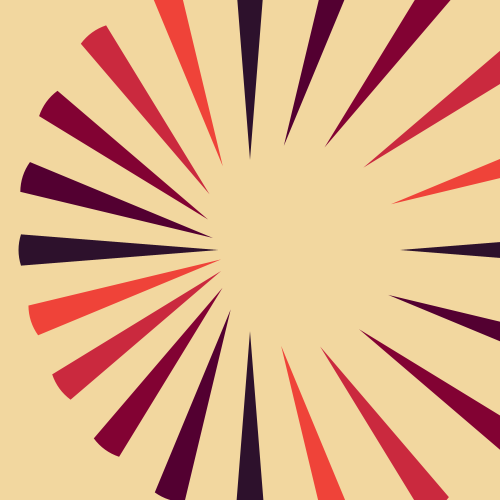
Frame 1 (no input)
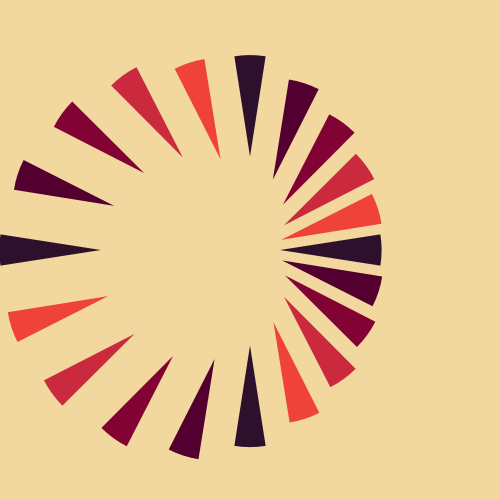
Frame 60 (the mouse pressed at the canvas centre just before this capture)
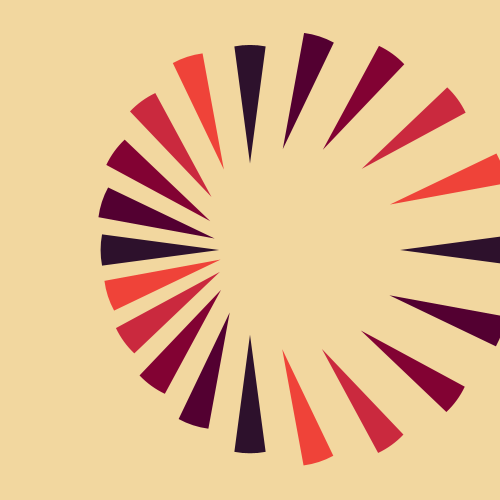
Frame 120 (the mouse held since frame 60 and released just before this capture)

The Processing sketch that drew these frames (run headless with seeded random() and noise(); from frame 60 on, the mouse is pressed at the canvas centre):

// Processing sketch: processing_141765
// ── processing_141765.pde

int slices = 20;
float pie_slice = TWO_PI/slices;
float x, y, szX, szY, theta, sw;
color[] palette = {#2D112C, #530031, #820233, #CA293E ,#EF4339};

void setup() {
  size(500, 500);
  noStroke();
}

void draw() {
  background(#F2D79F);
  float edge = height/10;
  szY = height/2-abs(y)-edge;
  szX = 200; 
  for (int i=0; i<slices; i++) {
    fill(palette[i%5]);
    pushMatrix();
    translate(width/2,height/2);   
    rotate(i*pie_slice);
    arc(0, y = map(sin(theta+i*PI/3*pie_slice),-1,1, -30, -150), szX, szY*2, (PI*1.5)-(pie_slice/2), (PI*1.5)+(pie_slice/2));
    popMatrix();
  }   
  theta += 0.0523;

  
}
